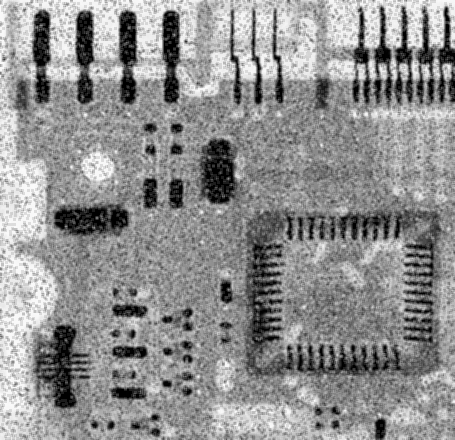
#> input picture images/T7-img_filtro_media.png, 455 x 440 px; its folder holds 2 pictures in this run
$ jupyter execute ProcIMG_PlotEqualize.ipynb
#> lines starting #> are read from the running program, lines starting #| are printed output that depends on the picture
[cell 1]
# !pip install -U scikit-image
# !pip install -U scikit-image[data]24h of cats

[cell 2]
# from google.colab import drive
# drive.mount('/content/drive/')

[cell 3]
# cd 'drive/MyDrive/ProcIMG'

[cell 4]
import matplotlib.pyplot as plt
import numpy as np
import os
from skimage import io, color, util
from skimage.exposure import equalize_hist

# Salvando os nomes de cada arquivo de imagem em uma lista
image_files = [f for f in os.listdir('./images') if os.path.isfile(os.path.join('./images', f))]
fig, axes = plt.subplots(4, 4, figsize=(16, 16))

for idx, filename in enumerate(image_files):
    filepath = os.path.join('./images', filename)
    image = io.imread(filepath)
#> image is the input picture: shape (440, 455); min 0, max 253, mean 143.6
    grayscale_img = color.rgb2gray(image)
    equalized_img = equalize_hist(grayscale_img)
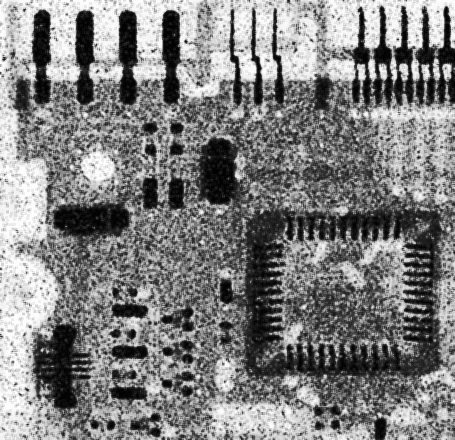
#> equalized_img: shape (440, 455) float64; min 0.0138, max 1, mean 0.503


    # plotando a imagem
    ax = axes[idx // 4, idx % 4]
    ax.imshow(grayscale_img, cmap='gray')
    ax.set_title(filename)
    ax.axis('off')
#> pass 2 of the loop `for idx, filename in enumerate(image_files):`:
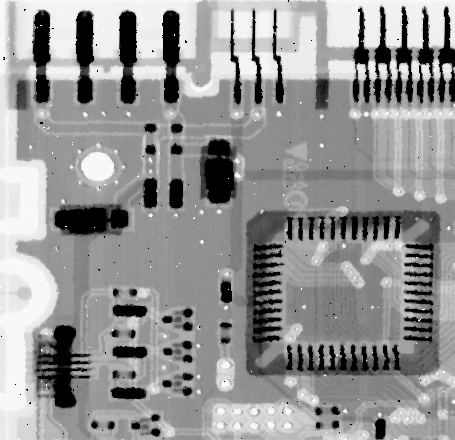
#> input picture images/T7-img_filtro_mediana.png, 455 x 440 px
#> image is the input picture: shape (440, 455); min 0, max 255, mean 148.2
#> `equalized_img = equalize_hist(grayscale_img)`:
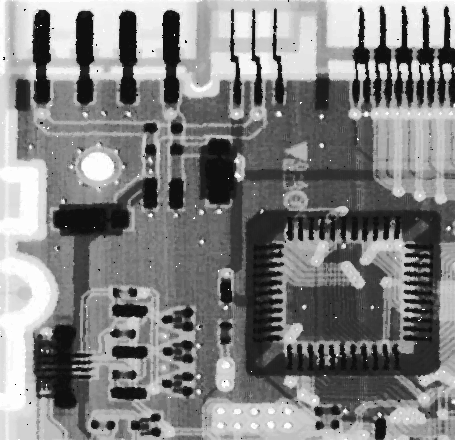
#> equalized_img: shape (440, 455) float64; min 0.06, max 1, mean 0.506

plt.tight_layout()
plt.show()
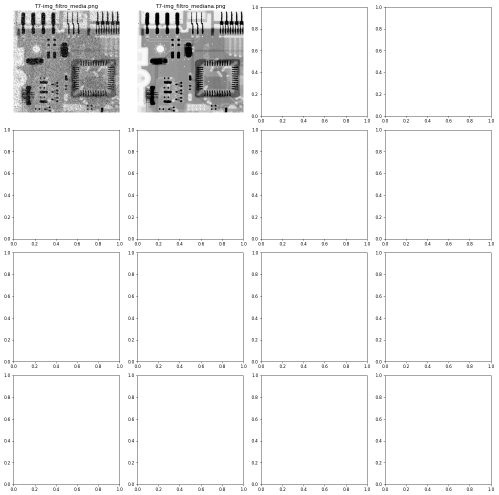
#> figure drawn by matplotlib, 2 panels
